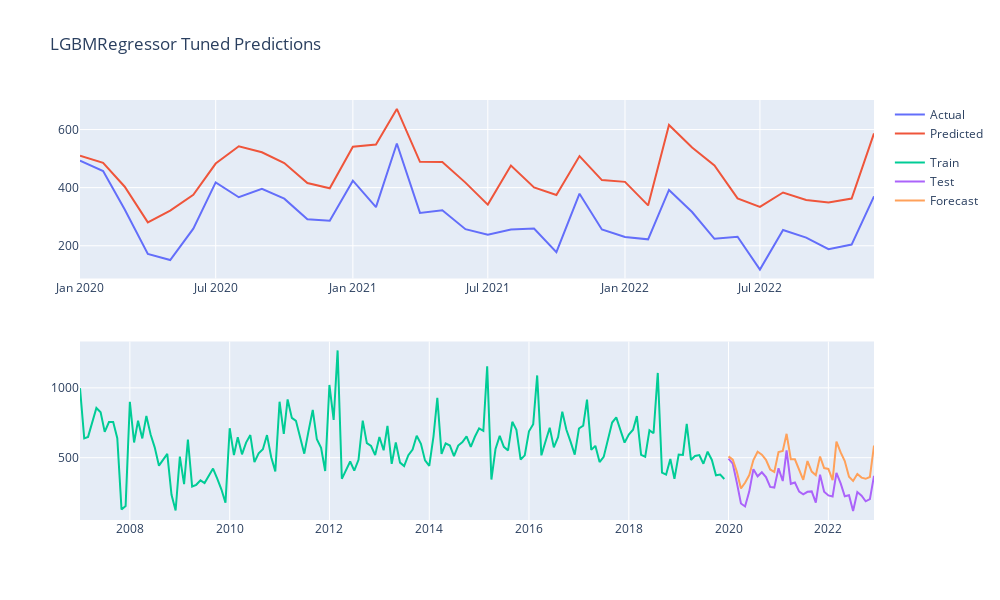

Notebook code cell kept with this figure:
### Code cell
# Predict and score
model_name = model.__class__.__name__ + ' Tuned'
preds = forecaster.predict(steps=steps, exog=test_exo)
scoring(model_name, test[dep_var], preds, True, True)
